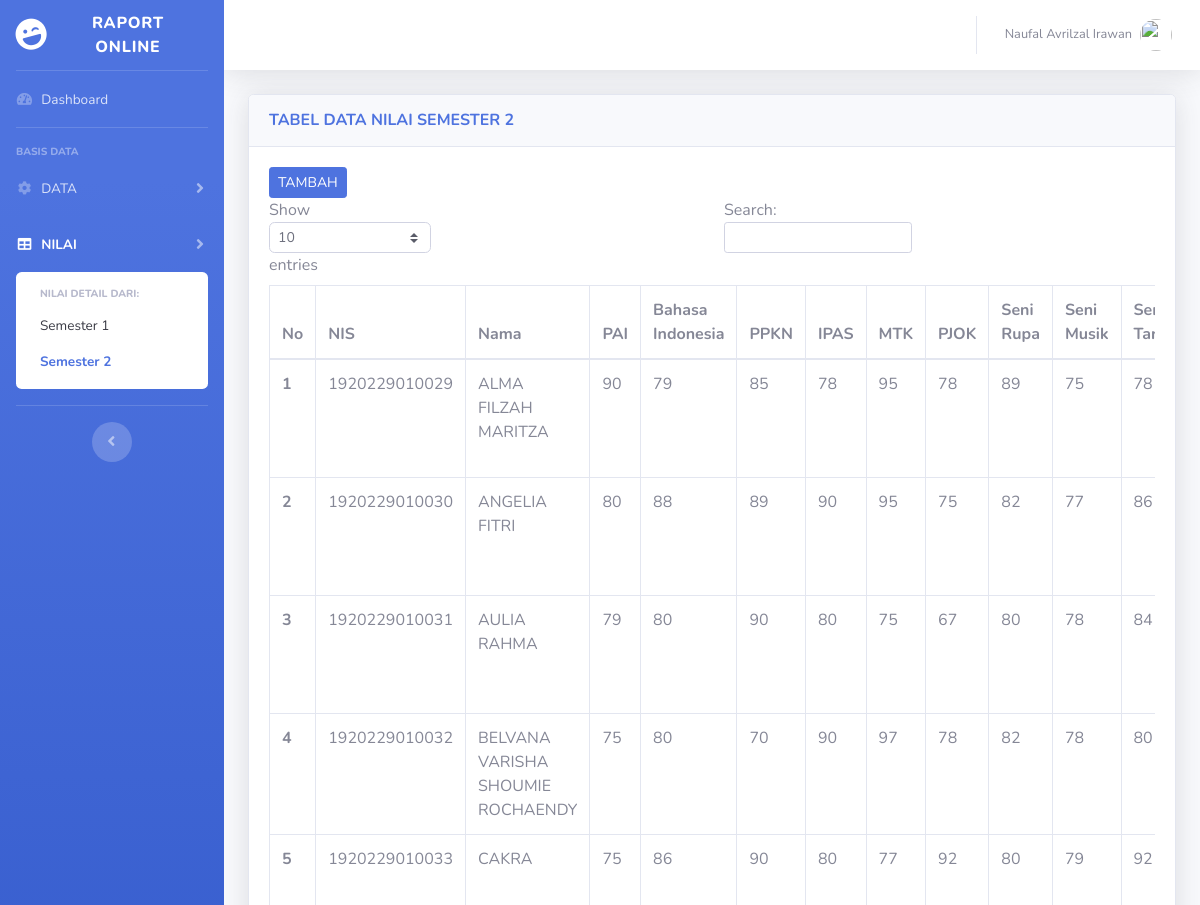
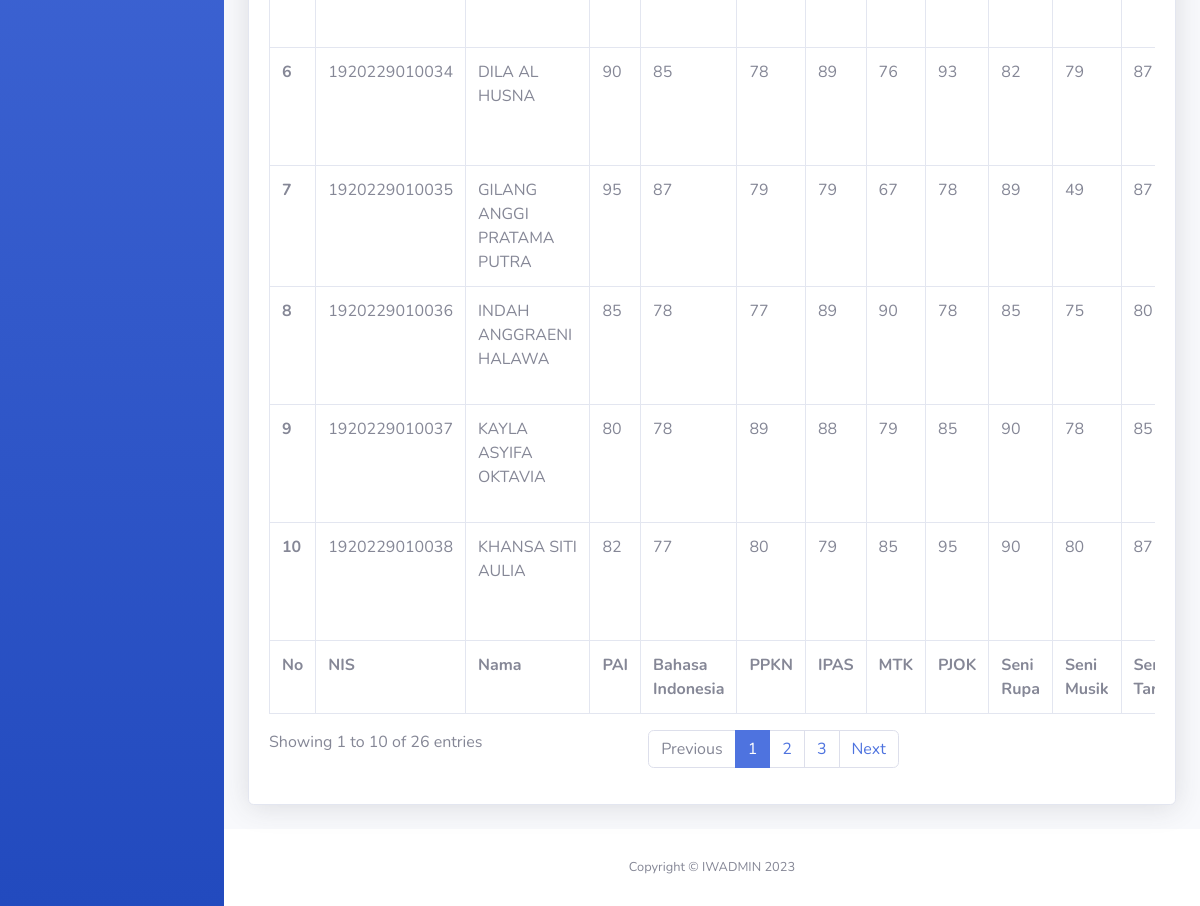
Page /tabelsmt2.php (signed in) on the committed database (2 pictures, top to bottom).
### tables this page shows
CREATE TABLE `siswa` (
  `nis` varchar(15) NOT NULL,
  `nama` varchar(55) NOT NULL,
  `umur` int(2) DEFAULT NULL,
  `gender` varchar(10) DEFAULT NULL,
  `agama` set('Islam','Protestan','Katolik','Hindu','Buddha','Konghuchu') DEFAULT NULL,
  `kelas` varchar(10) DEFAULT NULL
);

CREATE TABLE `smt2` (
  `nis` varchar(15) NOT NULL,
  `pai` int(3) DEFAULT NULL,
  `bind` int(3) DEFAULT NULL,
  `ppkn` int(3) DEFAULT NULL,
  `ipas` int(3) DEFAULT NULL,
  `mtk` int(3) DEFAULT NULL,
  `pjok` int(3) DEFAULT NULL,
  `rupa` int(3) DEFAULT NULL,
  `musk` int(3) DEFAULT NULL,
  `tari` int(3) DEFAULT NULL,
  `tetr` int(3) DEFAULT NULL,
  `bing` int(3) DEFAULT NULL
);

### tabelsmt2.php (the view, shortened to what this page needs)
<!DOCTYPE html>
<html lang="en">
<head>
    <link href="sbadmin/vendor/fontawesome-free/css/all.min.css" rel="stylesheet" type="text/css">
    <link href="sbadmin/css/sb-admin-2.min.css" rel="stylesheet">
    <?php
        include "koneksi_db.php";
    ?>
</head>
<body id="page-top">
    <div id="wrapper">
        <ul class="navbar-nav bg-gradient-primary sidebar sidebar-dark accordion" id="accordionSidebar">
            <a class="sidebar-brand d-flex align-items-center justify-content-center" href="Dashboard.php">
                <div class="sidebar-brand-icon rotate-n-15">
                    <i class="fas fa-laugh-wink"></i>
                </div>
                <div class="sidebar-brand-text mx-3">Raport Online <sup></sup></div>
            </a>
            <hr class="sidebar-divider my-0">
            <li class="nav-item">
                <a class="nav-link" href="Dashboard.php">
                    <i class="fas fa-fw fa-tachometer-alt"></i>
                    <span>Dashboard</span></a>
            </li>
            <hr class="sidebar-divider">
            <div class="sidebar-heading">
                BASIS DATA
            </div>
            <li class="nav-item">
                <a class="nav-link collapsed" href="#" data-toggle="collapse" data-target="#collapseTwo"
                    aria-expanded="true" aria-controls="collapseTwo">
                    <i class="fas fa-fw fa-cog"></i>
                    <span>DATA</span>
                </a>
            </li>
            <li class="nav-item active">
                <a class="nav-link collapsed" href="#" data-toggle="collapse" data-target="#collapseUtilities"
                    aria-expanded="true" aria-controls="collapseUtilities">
                    <i class="fas fa-fw fa-table"></i>
                    <span>NILAI</span>
                </a>
                <div id="collapseUtilities" class="collapse show" aria-labelledby="headingUtilities"
                    data-parent="#accordionSidebar">
                    <div class="bg-white py-2 collapse-inner rounded">
                        <h6 class="collapse-header">Nilai Detail dari:</h6>
                        <a class="collapse-item" href="tabelsmt1.php">Semester 1</a>
                        <a class="collapse-item active" href="tabelsmt2.php">Semester 2</a>
                    </div>
                </div>
            </li>
            <hr class="sidebar-divider d-none d-md-block">
            <div class="text-center d-none d-md-inline">
                <button class="rounded-circle border-0" id="sidebarToggle"></button>
            </div>
        </ul>
        <div id="content-wrapper" class="d-flex flex-column">
            <div id="content">
                <nav class="navbar navbar-expand navbar-light bg-white topbar mb-4 static-top shadow">
                    <ul class="navbar-nav ml-auto">
                        <li class="nav-item dropdown no-arrow">
                            <a class="nav-link dropdown-toggle" href="#" id="userDropdown" role="button"
                                data-toggle="dropdown" aria-haspopup="true" aria-expanded="false">
                                <span class="mr-2 d-none d-lg-inline text-gray-600 small">
                                    <?php
                                        echo $_SESSION['nama'];
                                    ?>
                                </span>
                                <img class="img-profile rounded-circle"
                                    src="img/noname.png">
                            </a>
                        </li>
                    </ul>
                </nav>
                <div class="container-fluid">
                    <div class="card shadow mb-4">
                        <div class="card-header py-3">
                            <h6 class="m-0 font-weight-bold text-primary">TABEL DATA NILAI SEMESTER 2</h6>
                        </div>
                        <div class="card-body">
                        <a href="tambahsmt2.php"><input type="submit" name="TAMBAH" value="TAMBAH" class="btn btn-primary btn-sm"></a>
                            <div class="table-responsive">
                                <table class="table table-bordered" id="dataTable" width="100%" cellspacing="0">
                                    <thead>
                                        <tr>
                                            <th>No</th>
                                            <th>NIS</th>
                                            <th>Nama</th>
                                            <th>PAI</th>
                                            <th>Bahasa Indonesia</th>
                                            <th>PPKN</th>
                                            <th>IPAS</th>
                                            <th>MTK</th>
                                            <th>PJOK</th>
                                            <th>Seni Rupa</th>
                                            <th>Seni Musik</th>
                                            <th>Seni Tari</th>
                                        </tr>
                                    </thead>
                                    <tfoot>
                                        <tr>
                                            <th>No</th>
                                            <th>NIS</th>
                                            <th>Nama</th>
                                            <th>PAI</th>
                                            <th>Bahasa Indonesia</th>
                                            <th>PPKN</th>
                                            <th>IPAS</th>
                                            <th>MTK</th>
                                            <th>PJOK</th>
                                            <th>Seni Rupa</th>
                                            <th>Seni Musik</th>
                                            <th>Seni Tari</th>
                                        </tr>
                                    </tfoot>
                                    <tbody>
                                    <?php
                                        $no = 1;
                                        $queri = "SELECT * FROM siswa, smt2 WHERE siswa.nis = smt2.nis ORDER BY nama";
                                        $hasil = mysqli_query($koneksi, $queri);
                                        while ($data = mysqli_fetch_array($hasil)) {
                                    ?>
                                        <tr><th> <?php echo $no; ?> </th>
                                            <td> <?php echo $data['nis']; ?></td>
                                            <td> <?php echo $data['nama']; ?></td>
                                            <td> <?php echo $data['pai']; ?></td>
                                            <td> <?php echo $data['bind']; ?></td>
                                            <td> <?php echo $data['ppkn']; ?></td>
                                            <td> <?php echo $data['ipas']; ?></td>
                                            <td> <?php echo $data['mtk']; ?></td>
                                            <td> <?php echo $data['pjok']; ?></td>
                                            <td> <?php echo $data['rupa']; ?></td>
                                            <td> <?php echo $data['musk']; ?></td>
                                            <td> <?php echo $data['tari']; ?></td>
                                        </tr>
                                    <?php
                                        $no++;
                                        }
                                    ?>
                                    </tbody>
                                </table>
                            </div>
                        </div>
                    </div>
                </div>
            </div>
            <footer class="sticky-footer bg-white">
                <div class="container my-auto">
                    <div class="copyright text-center my-auto">
                        <span>Copyright &copy; IWADMIN 2023</span>
                    </div>
                </div>
            </footer>
        </div>
    </div>
</body>
</html>

### rows in the picture
siswa: smt2.nis "1920229010029", nama "ALMA FILZAH MARITZA", smt2.pai "90", smt2.bind "79", smt2.ppkn "85", smt2.ipas "78", smt2.mtk "95", smt2.pjok "78", smt2.rupa "89", smt2.musk "75", smt2.tari "78"
siswa: smt2.nis "1920229010030", nama "ANGELIA FITRI", smt2.pai "80", smt2.bind "88", smt2.ppkn "89", smt2.ipas "90", smt2.mtk "95", smt2.pjok "75", smt2.rupa "82", smt2.musk "77", smt2.tari "86"
siswa: smt2.nis "1920229010031", nama "AULIA RAHMA", smt2.pai "79", smt2.bind "80", smt2.ppkn "90", smt2.ipas "80", smt2.mtk "75", smt2.pjok "67", smt2.rupa "80", smt2.musk "78", smt2.tari "84"
siswa: smt2.nis "1920229010032", nama "BELVANA VARISHA SHOUMIE ROCHAENDY", smt2.pai "75", smt2.bind "80", smt2.ppkn "70", smt2.ipas "90", smt2.mtk "97", smt2.pjok "78", smt2.rupa "82", smt2.musk "78", smt2.tari "80"
siswa: smt2.nis "1920229010033", nama "CAKRA", smt2.pai "75", smt2.bind "86", smt2.ppkn "90", smt2.ipas "80", smt2.mtk "77", smt2.pjok "92", smt2.rupa "80", smt2.musk "79", smt2.tari "92"
siswa: smt2.nis "1920229010034", nama "DILA AL HUSNA", smt2.pai "90", smt2.bind "85", smt2.ppkn "78", smt2.ipas "89", smt2.mtk "76", smt2.pjok "93", smt2.rupa "82", smt2.musk "79", smt2.tari "87"
siswa: smt2.nis "1920229010035", nama "GILANG ANGGI PRATAMA PUTRA", smt2.pai "95", smt2.bind "87", smt2.ppkn "79", smt2.ipas "79", smt2.mtk "67", smt2.pjok "78", smt2.rupa "89", smt2.musk "49", smt2.tari "87"
siswa: smt2.nis "1920229010036", nama "INDAH ANGGRAENI HALAWA", smt2.pai "85", smt2.bind "78", smt2.ppkn "77", smt2.ipas "89", smt2.mtk "90", smt2.pjok "78", smt2.rupa "85", smt2.musk "75", smt2.tari "80"
siswa: smt2.nis "1920229010037", nama "KAYLA ASYIFA OKTAVIA", smt2.pai "80", smt2.bind "78", smt2.ppkn "89", smt2.ipas "88", smt2.mtk "79", smt2.pjok "85", smt2.rupa "90", smt2.musk "78", smt2.tari "85"
siswa: smt2.nis "1920229010038", nama "KHANSA SITI AULIA", smt2.pai "82", smt2.bind "77", smt2.ppkn "80", smt2.ipas "79", smt2.mtk "85", smt2.pjok "95", smt2.rupa "90", smt2.musk "80", smt2.tari "87"

### other values in the picture
$_SESSION['nama'] "Naufal Avrilzal Irawan"
